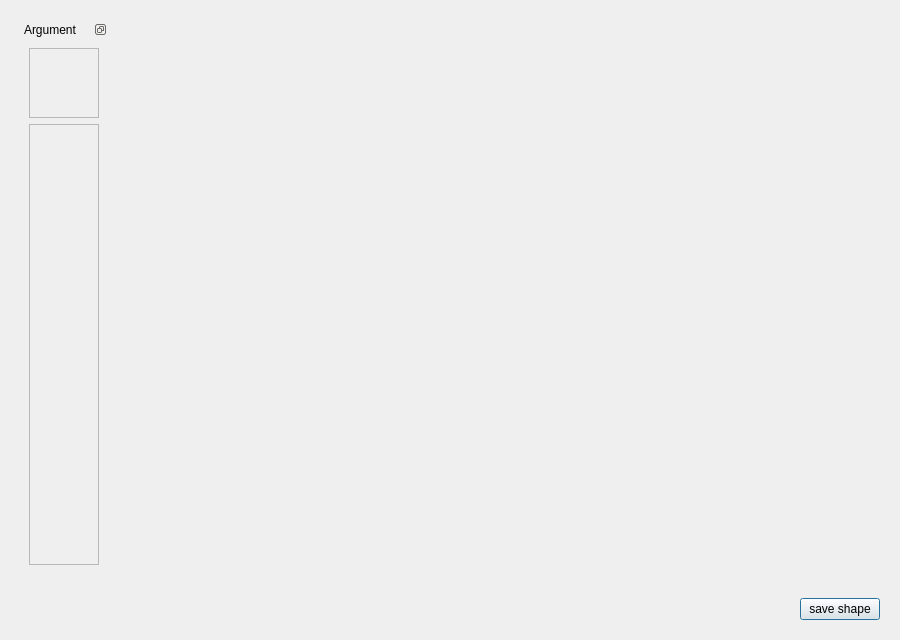
<?xml version="1.0" encoding="UTF-8"?>
<ui version="4.0">
 <class>Dialog</class>
 <widget class="QDialog" name="Dialog">
  <property name="geometry">
   <rect>
    <x>0</x>
    <y>0</y>
    <width>900</width>
    <height>640</height>
   </rect>
  </property>
  <property name="windowTitle">
   <string>Dialog</string>
  </property>
  <layout class="QVBoxLayout" name="verticalLayout">
   <item>
    <widget class="QWidget" name="widget" native="true">
     <property name="sizePolicy">
      <sizepolicy hsizetype="Expanding" vsizetype="Expanding">
       <horstretch>0</horstretch>
       <verstretch>0</verstretch>
      </sizepolicy>
     </property>
     <layout class="QHBoxLayout" name="horizontalLayout">
      <item>
       <widget class="QDockWidget" name="LeftArea">
        <property name="sizePolicy">
         <sizepolicy hsizetype="Maximum" vsizetype="Expanding">
          <horstretch>0</horstretch>
          <verstretch>0</verstretch>
         </sizepolicy>
        </property>
        <property name="floating">
         <bool>false</bool>
        </property>
        <property name="features">
         <set>QDockWidget::DockWidgetFloatable</set>
        </property>
        <property name="allowedAreas">
         <set>Qt::LeftDockWidgetArea|Qt::RightDockWidgetArea</set>
        </property>
        <property name="windowTitle">
         <string>Argument</string>
        </property>
        <widget class="QWidget" name="dockWidgetContents">
         <layout class="QVBoxLayout" name="verticalLayout_2">
          <item>
           <widget class="QScrollArea" name="NotDataArea">
            <property name="sizePolicy">
             <sizepolicy hsizetype="Minimum" vsizetype="Minimum">
              <horstretch>0</horstretch>
              <verstretch>0</verstretch>
             </sizepolicy>
            </property>
            <property name="widgetResizable">
             <bool>true</bool>
            </property>
            <widget class="QWidget" name="scrollAreaWidgetContents">
             <property name="geometry">
              <rect>
               <x>0</x>
               <y>0</y>
               <width>85</width>
               <height>85</height>
              </rect>
             </property>
             <property name="sizePolicy">
              <sizepolicy hsizetype="Minimum" vsizetype="Expanding">
               <horstretch>0</horstretch>
               <verstretch>0</verstretch>
              </sizepolicy>
             </property>
            </widget>
           </widget>
          </item>
          <item>
           <widget class="QScrollArea" name="DataArea">
            <property name="sizePolicy">
             <sizepolicy hsizetype="Minimum" vsizetype="Expanding">
              <horstretch>0</horstretch>
              <verstretch>0</verstretch>
             </sizepolicy>
            </property>
            <property name="widgetResizable">
             <bool>true</bool>
            </property>
            <widget class="QWidget" name="scrollAreaWidgetContents_2">
             <property name="geometry">
              <rect>
               <x>0</x>
               <y>0</y>
               <width>85</width>
               <height>395</height>
              </rect>
             </property>
            </widget>
           </widget>
          </item>
         </layout>
        </widget>
       </widget>
      </item>
      <item>
       <widget class="QWidget" name="RightArea" native="true">
        <property name="sizePolicy">
         <sizepolicy hsizetype="Expanding" vsizetype="Expanding">
          <horstretch>0</horstretch>
          <verstretch>0</verstretch>
         </sizepolicy>
        </property>
       </widget>
      </item>
     </layout>
    </widget>
   </item>
   <item>
    <widget class="QWidget" name="ToolArea" native="true">
     <property name="sizePolicy">
      <sizepolicy hsizetype="Preferred" vsizetype="Minimum">
       <horstretch>0</horstretch>
       <verstretch>0</verstretch>
      </sizepolicy>
     </property>
     <layout class="QHBoxLayout" name="horizontalLayout_2">
      <item>
       <spacer name="horizontalSpacer">
        <property name="orientation">
         <enum>Qt::Horizontal</enum>
        </property>
        <property name="sizeHint" stdset="0">
         <size>
          <width>40</width>
          <height>20</height>
         </size>
        </property>
       </spacer>
      </item>
      <item>
       <widget class="QPushButton" name="SaveShape_bt">
        <property name="text">
         <string>save shape</string>
        </property>
       </widget>
      </item>
     </layout>
    </widget>
   </item>
  </layout>
 </widget>
 <resources/>
 <connections/>
</ui>
